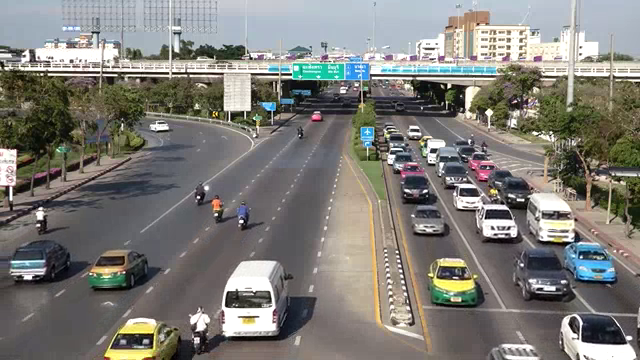
#> input picture frame 27 of test.mp4, 640 x 360 px
$ python loadVideo.py   (older library calls are emulated)
#> lines starting #> are read from the running program, lines starting #| are printed output that depends on the picture
import cv2
import numpy as np
from scipy import misc
import os, sys
from numpy import *

def getOptical(old, new):
    It = new - old
    new = cv2.Laplacian(new, cv2.CV_64F)#CV_64F为图像深度
    Ix = cv2.Sobel(new,cv2.CV_64F,1,0,ksize=5)#1，0参数表示在x方向求一阶导数
    Iy = cv2.Sobel(new,cv2.CV_64F,0,1,ksize=5)#0,1参数表示在y方向求一阶导数
    cv2.imshow('Ix', Ix)
    """
    newImage = new[:]
    row = newImage.shape[0]
    col = newImage.shape[1]
    for i in range(1, row - 1):
        for j in range(1, col - 1):
            A = mat(zeros((9, 2)))
            b = mat(zeros((9, 1)))
            for m in range(-1, 2):
                for n in range(-1, 2):
                    A[(m+1)*3+n+1, 0] = Ix[i+m][j+n]
                    A[(m+1)*3+n+1, 1] = Iy[i+m][j+n]
                    b[(m+1)*3+n+1] = It[i+m][j+n]
            if linalg.det(A.T * A) != 0:
                result = (A.T * A).I * A.T * b
                val = result[0]**2 + result[1]**2
                if val > 10:
                    newImage[i][j] = val
                    """
    return Ix
# Create a VideoCapture object and read from input file
# If the input is the camera, pass 0 instead of the video file name
if os.path.isdir("./res") == False:
    os.mkdir("./res")

cap = cv2.VideoCapture('./test.mp4')

# Check if camera opened successfully
if (cap.isOpened()== False):
    print("Error opening video stream or file")

# Read until video is completed
ret, old = cap.read()
#> old is the input picture: shape (360, 640, 3); mean B, G, R 119.7, 124.7, 126.3
old = cv2.cvtColor(old, cv2.COLOR_BGR2GRAY)
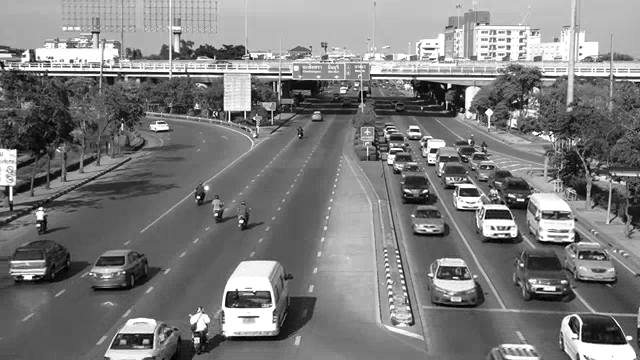
#> old: shape (360, 640); min 0, max 255, mean 124.6
i = 1
while(cap.isOpened()):
    ret, new = cap.read()
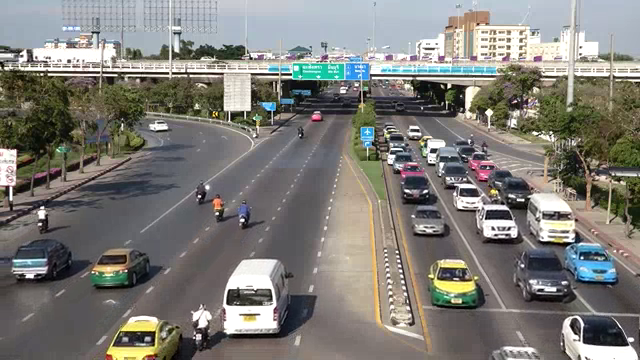
#> input picture frame 28 of test.mp4, 640 x 360 px
#> new is the input picture: shape (360, 640, 3); mean B, G, R 119.5, 124.6, 126.3
    if ret == True:
        new = cv2.cvtColor(new, cv2.COLOR_BGR2GRAY)
#> new: shape (360, 640)
        opticalImage = getOptical(old, new)
#> in getOptical, `It = new - old`:
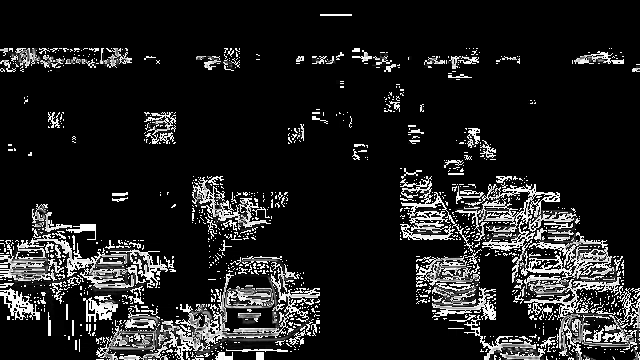
#> It: shape (360, 640); min 0, max 255, mean 32.1
#> in getOptical, `new = cv2.Laplacian(new, cv2.CV_64F)#CV_64F为图像深度`:
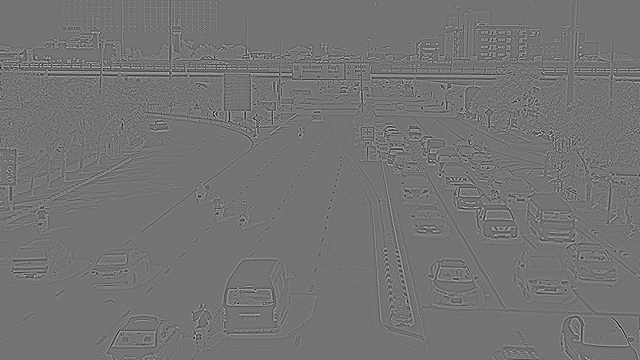
#> new: shape (360, 640) float64; min -467, max 559, mean 0; drawn with min black and max white
#> in getOptical, `Ix = cv2.Sobel(new,cv2.CV_64F,1,0,ksize=5)#1，0参数表示在x方向求一阶导数`:
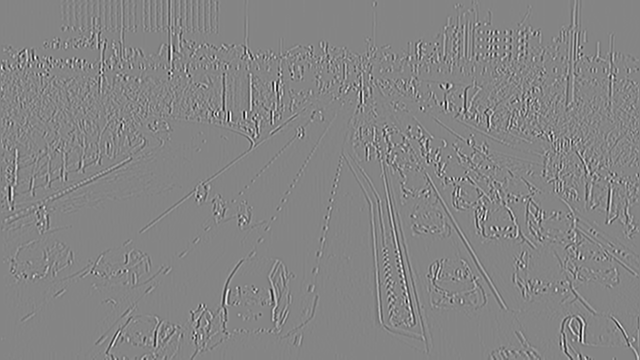
#> Ix: shape (360, 640) float64; min -13091, max 12019, mean 0.4; drawn with min black and max white
#> in getOptical, `Iy = cv2.Sobel(new,cv2.CV_64F,0,1,ksize=5)#0,1参数表示在y方向求一阶导数`:
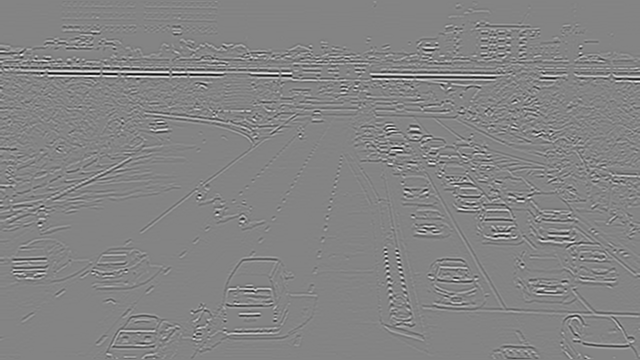
#> Iy: shape (360, 640) float64; min -14780, max 13740, mean -0.4; drawn with min black and max white
#> in getOptical, `cv2.imshow('Ix', Ix)`:
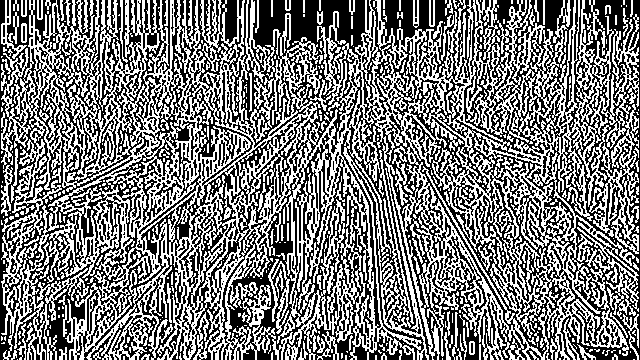
#> window 'Ix': shape (360, 640); 48% white in thin lines or dots
        misc.imsave('./res/res' + str(i) + '.png', opticalImage)
        i += 1
    else:
        break

# When everything done, release the video capture object
cap.release()

# Closes all the frames
cv2.destroyAllWindows()

$ run again, starting later in the video
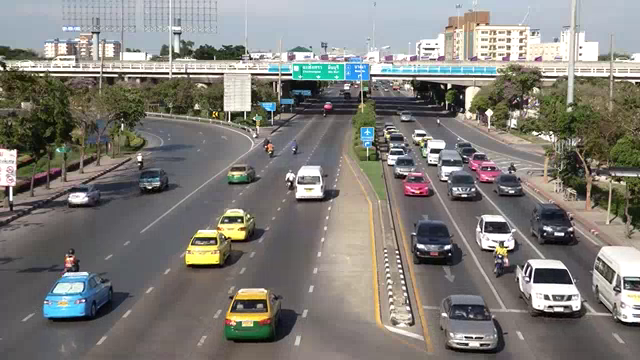
#> input picture frame 124 of test.mp4, 640 x 360 px
#> old is the input picture: shape (360, 640, 3); mean B, G, R 120.9, 126, 128.2
#> old: shape (360, 640)
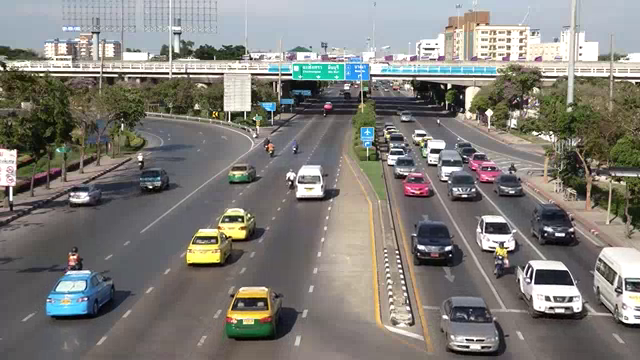
#> input picture frame 125 of test.mp4, 640 x 360 px
#> new is the input picture: shape (360, 640, 3); mean B, G, R 120.9, 126, 128.3
#> in getOptical, `cv2.imshow('Ix', Ix)`:
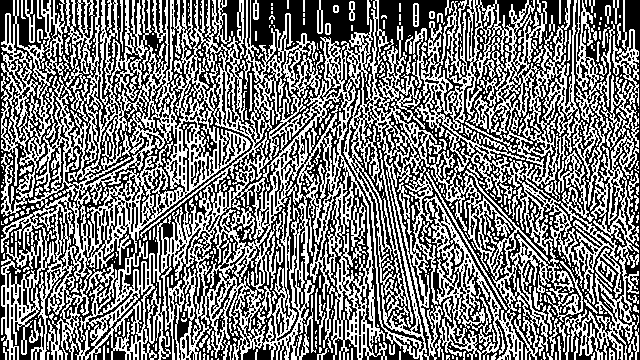
#> window 'Ix': shape (360, 640); 48.1% white in thin lines or dots

$ run again, starting later in the video
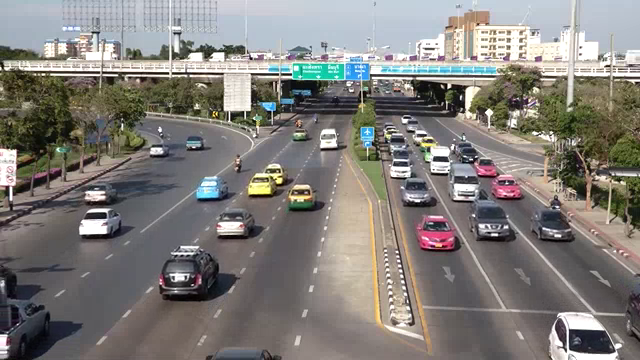
#> input picture frame 221 of test.mp4, 640 x 360 px
#> old is the input picture: shape (360, 640, 3); mean B, G, R 121.9, 125.9, 129.1
#> old: shape (360, 640)
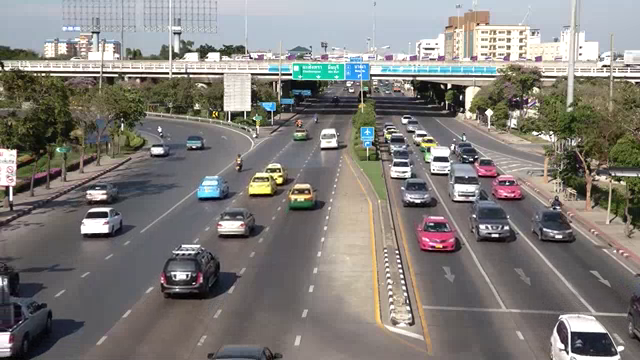
#> input picture frame 222 of test.mp4, 640 x 360 px
#> new is the input picture: shape (360, 640, 3); mean B, G, R 121.9, 125.9, 129.1
#> in getOptical, `cv2.imshow('Ix', Ix)`:
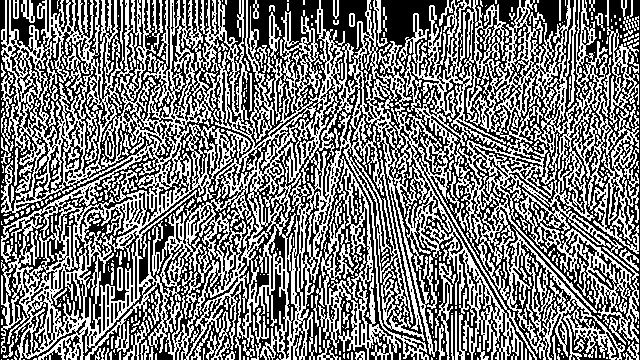
#> window 'Ix': shape (360, 640); 48.1% white in thin lines or dots
